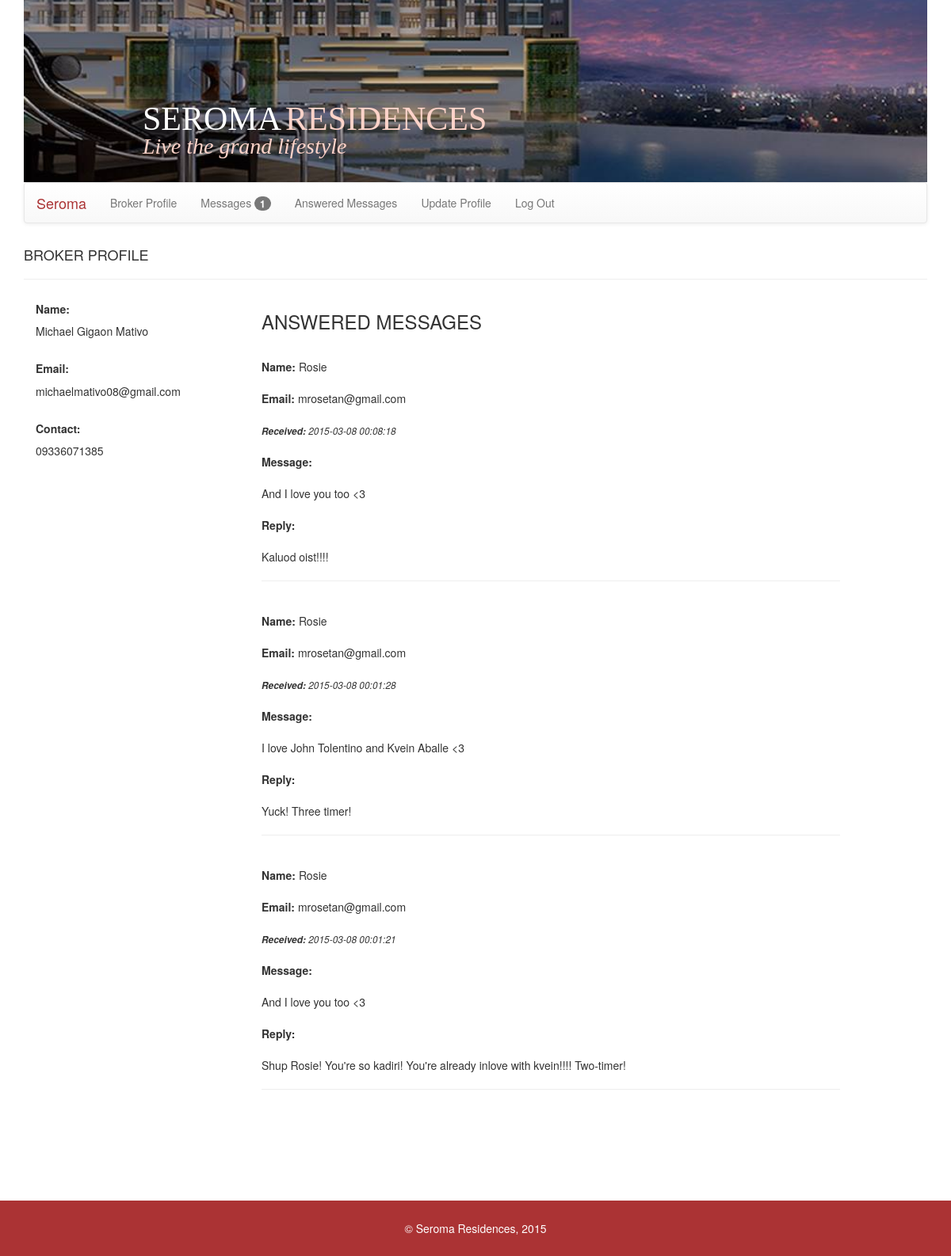
/broker?p=brokeransmsg (signed in), run on an earlier commit of the app's database.
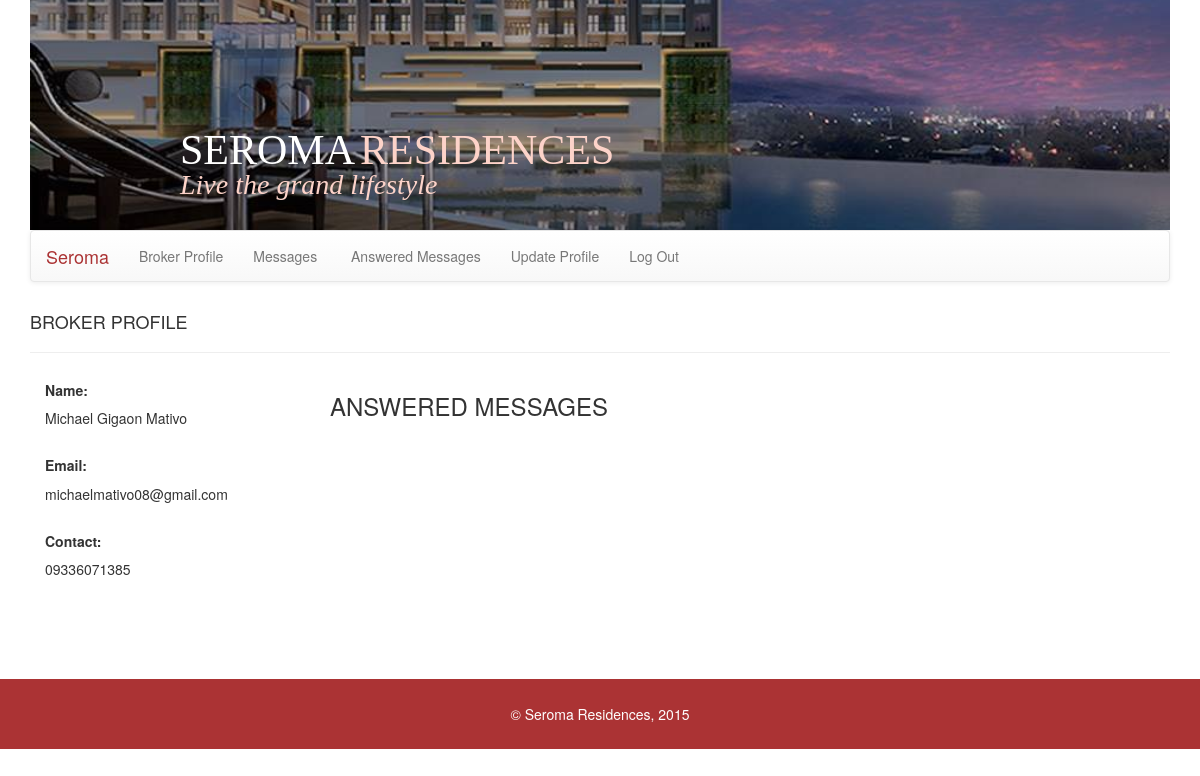
And on a later commit of the database.
### tables this page shows
CREATE TABLE IF NOT EXISTS `messages` (
`messageid` int(11) NOT NULL,
  `sender` varchar(256) NOT NULL,
  `senderemail` varchar(256) NOT NULL,
  `timestamp` timestamp NOT NULL DEFAULT CURRENT_TIMESTAMP ON UPDATE CURRENT_TIMESTAMP,
  `recipient` smallint(6) NOT NULL,
  `message` varchar(500) NOT NULL,
  `viewed` int(11) NOT NULL,
  `reply` varchar(500) NOT NULL,
  `replytimestamp` varchar(50) NOT NULL,
  `messagestatus` smallint(6) NOT NULL
);

### db.php (called while the page is built, shortened)
<?php
	function site_db()
	{
		try
		{
			return new PDO('mysql:host=localhost;dbname=seroma','root','');
		}
		catch(PDOException $ex)
		{
			echo "Connection Error: ", $ex->getMessage();
		}
	}
	function view_broker_profile($userid)
	{
		$db = site_db();
		$sql = "select * from users where id = ?";
		$st = $db->prepare($sql);
		$st->execute(array($userid));
		$row = $st->fetch();
		return $row;
	}
   function get_broker_replied_msgs($id){
		$db = site_db();
		$sql = "select * from messages where recipient=? and messagestatus = ? order by timestamp desc";
		$st = $db->prepare($sql);
		$st->execute(array($id, 1));
		$rows = $st->fetchAll();
		return $rows;
   }
   function count_new_msg($userid){
    $db = site_db();
    $sql = "select count(viewed) from messages where recipient=? and viewed=?";
    $st = $db->prepare($sql);
    $st->execute(array($userid, 0));
    $rows = $st->fetchColumn();
    if($rows == 0)
       return false;
    else
       return $rows;
   }

### broker/brokeransmsg.php (the view, shortened to what this page needs)
<?php
	$viewbrokerprofile = view_broker_profile($_SESSION['userid']);
	$id = $_SESSION['userid'];
	$getbrokerrepliedmsgs = get_broker_replied_msgs($id);
?>
<!DOCTYPE html>
<head><title>Answered Messages</title></head>
<html>
	<body>
    <h4>BROKER PROFILE</h4><hr/>
		<div class = "col-md-3">
				<div>
					<h5><b>Name:</b></h5>
					<?php echo htmlentities($viewbrokerprofile['name']);?>
				</div><br/>
				<div>
					<h5><b>Email:</b></h5>
					<?php echo htmlentities($viewbrokerprofile['email']);?>
				</div><br/>
				<div>
					<h5><b>Contact:</b></h5>
					<?php echo htmlentities($viewbrokerprofile['contact']);?>
				</div>
		</div>
		<div class = "col-md-8">
		    <h3 class = "pull-left">ANSWERED MESSAGES</h3>
			<br /><br /><br /><br />
			<?php foreach($getbrokerrepliedmsgs as $m): ?>
				<b>Name:</b> <?php echo htmlentities($m['sender']); ?><br><br>
				<b>Email:</b> <?php echo htmlentities($m['senderemail']); ?><br><br>
				<small><em><b>Received: </b><?php echo htmlentities($m['timestamp']); ?></em></small><br><br>
				<b>Message:</b><br><br> <?php echo htmlentities($m['message']); ?><br><br>
				<b>Reply:</b> <br><br><?php echo htmlentities($m['reply']); ?><br>
				<hr><br>
			<?php endforeach; ?>
		</div>
	</body>
</html>

### broker/index.php (shortened to what this page needs)
<?php
	include "../db.php";
	if($_SESSION['isloginbroker'] == true || $_SESSION['isloginadmin'] == true)
	{
		$page = isset($_GET['p']) ? $_GET['p'] : 'broker';
		$id = $_SESSION['userid'];
		$countnewmsg = count_new_msg($id);
		$content = $page.".php";
	}
	else
	{
		header('Location:../');
	}
?>
<!DOCTYPE html>
<html>
	<head>
	<link rel="stylesheet" href="../bootstrap/css/bootstrap.min.css">
	<link rel="stylesheet" href="../bootstrap/css/bootstrap-theme.min.css">
	</head>
	<body>
		<div class = "container">
			<div class = "header">
				<span class = "color1">SEROMA</span><span class = "color2">RESIDENCES</span> <br/>
				<span class = "lowerheader color2">Live the grand lifestyle</span>
			</div>
			<nav class = "navbar navbar-default">
				<div class = "container-fluid">
					<div class="navbar-header">
						<a class="navbar-brand" href="#" style = "color: #AB3334;">Seroma</a>
					</div>
					<div class="collapse navbar-collapse" id="myNavbar">
						<ul class="nav navbar-nav">
						  <li><a href = "?p=broker">Broker Profile</a></li>
						  <li><a href = "?p=brokermsg">Messages&nbsp;<?php if($countnewmsg != false){ ?><span class = "badge"><?php echo htmlentities($countnewmsg);?></span> <?php } ?> </a></li>
						  <li><a href = "?p=brokeransmsg">Answered Messages</a></li>
						  <li><a href = "?p=updbroker">Update Profile</a></li>
						  <li><a href = "?l=true">Log Out</a></li>
						</ul>
					</div>
				</div>
			</nav>
			<div class = "main-content">
				<br/>
				<?php include_once($content); ?>
			</div>
		</div>
    <div class="footer">
        &copy; Seroma Residences, 2015
     </div>
	</body>
</html>

What changed in the data, as far as the page shows it:
removed messages: sender "Rosie", senderemail "mrosetan@gmail.com", timestamp "2015-03-08 00:08:18", message "And I love you too <3", reply "Kaluod oist!!!!"
removed messages: sender "Rosie", senderemail "mrosetan@gmail.com", timestamp "2015-03-08 00:01:28", message "I love John Tolentino and Kvein Aballe <3", reply "Yuck! Three timer!"
removed messages: sender "Rosie", senderemail "mrosetan@gmail.com", timestamp "2015-03-08 00:01:21", message "And I love you too <3", reply "Shup Rosie! You're so kadiri! You're already inlove with kvein!!!! Two-timer!"
Also different on the page:
$countnewmsg: "1" → (not shown)
